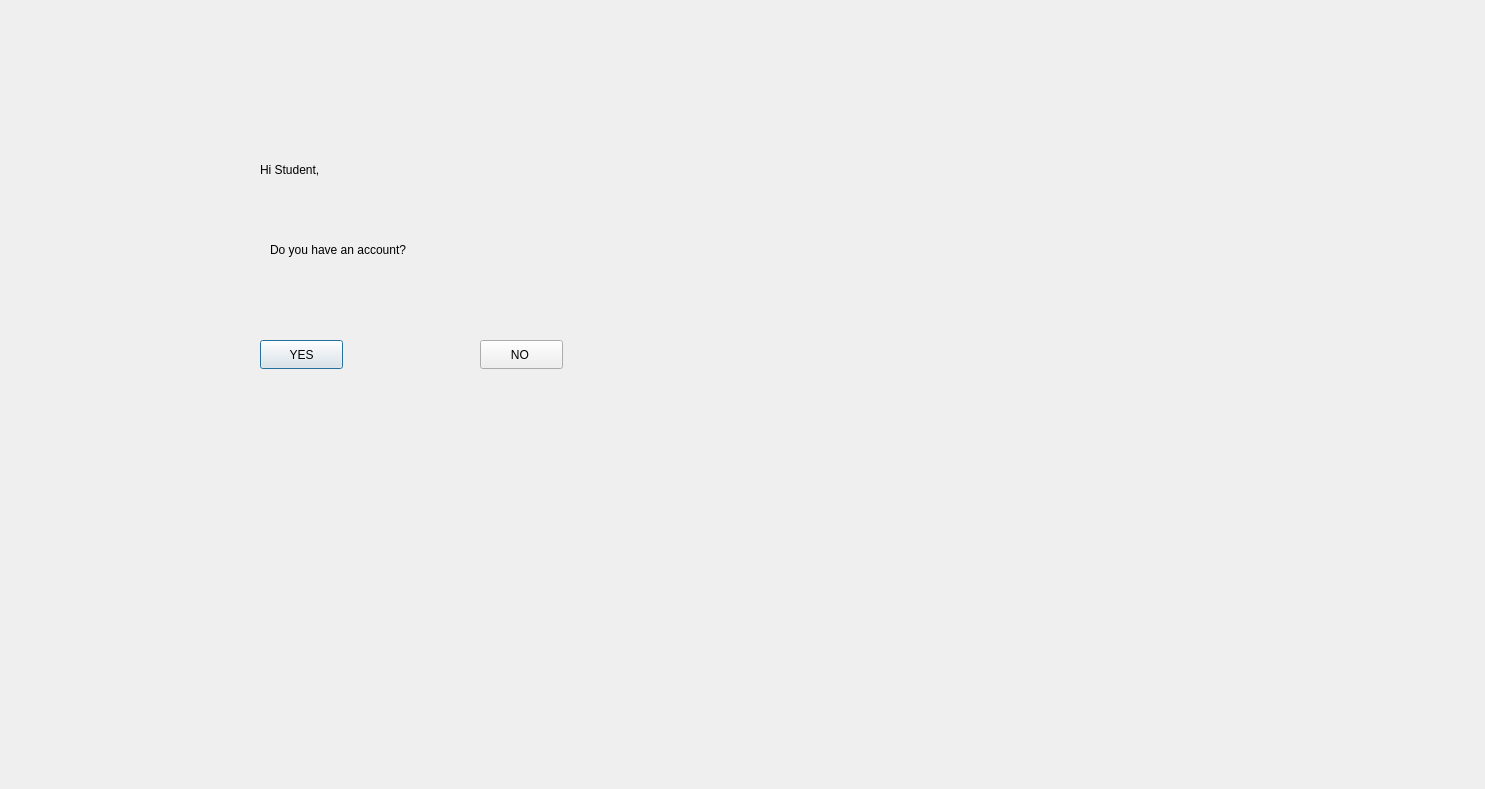
<?xml version="1.0" encoding="UTF-8"?>
<ui version="4.0">
 <class>studentlogin</class>
 <widget class="QDialog" name="studentlogin">
  <property name="geometry">
   <rect>
    <x>0</x>
    <y>0</y>
    <width>1485</width>
    <height>789</height>
   </rect>
  </property>
  <property name="windowTitle">
   <string>Dialog</string>
  </property>
  <widget class="QPushButton" name="yesaccountstudent">
   <property name="geometry">
    <rect>
     <x>260</x>
     <y>340</y>
     <width>83</width>
     <height>29</height>
    </rect>
   </property>
   <property name="text">
    <string>YES</string>
   </property>
  </widget>
  <widget class="QLabel" name="greetingslabelforstudent">
   <property name="geometry">
    <rect>
     <x>260</x>
     <y>160</y>
     <width>211</width>
     <height>20</height>
    </rect>
   </property>
   <property name="text">
    <string>Hi Student, </string>
   </property>
  </widget>
  <widget class="QPushButton" name="noaccountstudent">
   <property name="geometry">
    <rect>
     <x>480</x>
     <y>340</y>
     <width>83</width>
     <height>29</height>
    </rect>
   </property>
   <property name="text">
    <string>NO </string>
   </property>
  </widget>
  <widget class="QLabel" name="label_2">
   <property name="geometry">
    <rect>
     <x>270</x>
     <y>240</y>
     <width>201</width>
     <height>20</height>
    </rect>
   </property>
   <property name="text">
    <string>Do you have an account?</string>
   </property>
  </widget>
 </widget>
 <resources/>
 <connections/>
</ui>
